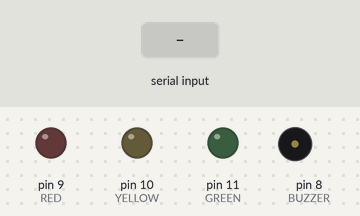
A sketch run on a simulated Arduino Uno, built with avr-gcc and run on an emulated ATmega328P. Shown: output pins drawn as LEDs (lit = HIGH), buzzer (waves = sounding). Inputs (shaded band) come from the test bench. What the sketch prints to the serial monitor is not drawn.

Above: at 1.2 s.
1.3 s: "90,45\n" received over Serial
At 2.8 s:
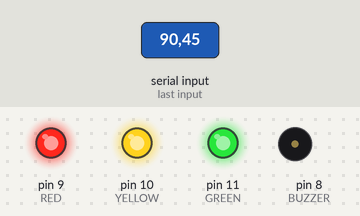
3.2 s: "200\n" received over Serial
At 3.9 s:
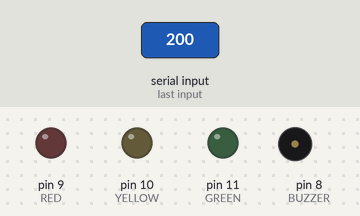
4.7 s: "5\n" received over Serial
At 4.9 s:
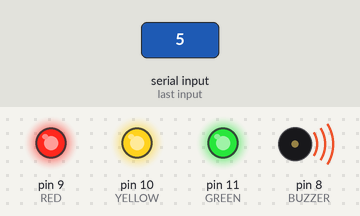
6.6 s: "30,150\n" received over Serial
At 7.8 s:
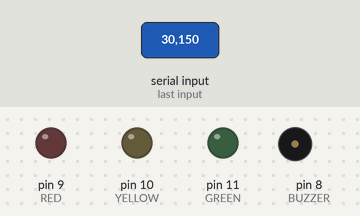
Timing chart, 0 to 9.1 s (numbered marks = the images above; inputs shaded):
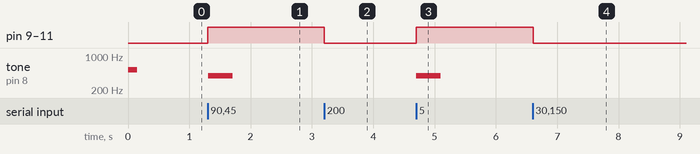

Measured:
- after the input at 1.3 s, pin 9 (RED), pin 10 (YELLOW), pin 11 (GREEN): LOW → HIGH at once; tone on pin 8 (BUZZER): silent → 392 Hz at once, → silent 0.40 s later
- after the input at 3.2 s, pin 9 (RED), pin 10 (YELLOW), pin 11 (GREEN): HIGH → LOW at once
- after the input at 4.7 s, pin 9 (RED), pin 10 (YELLOW), pin 11 (GREEN): LOW → HIGH at once; tone on pin 8 (BUZZER): silent → 392 Hz at once, → silent 0.40 s later
- after the input at 6.6 s, pin 9 (RED), pin 10 (YELLOW), pin 11 (GREEN): HIGH → LOW at once

The sketch:

project_piano.ino
```cpp
// 🎹 프로젝트 B: 손가락 피아노 (부저 8번 핀 추가)
//    손가락 1~5 = 도·레·미·파·솔, 0 = 조용히. 손가락 개수가 바뀔 때마다 한 음씩 연주
const int BUZZER = 8;    // 부저는 8번 핀
const int RED = 9;       // 빨강 LED는 9번 핀
const int YELLOW = 10;   // 노랑 LED는 10번 핀
const int GREEN = 11;    // 초록 LED는 11번 핀

// 음 높이(주파수, Hz). 0번 자리는 '쉼'이라 0
const int NOTES[] = {0, 262, 294, 330, 349, 392};   // 쉼, 도, 레, 미, 파, 솔

// 숫자 n 만큼 LED를 켜는 함수 (최대 3개)
void showLeds(int n) {
  if (n >= 1) digitalWrite(RED, HIGH);    else digitalWrite(RED, LOW);
  if (n >= 2) digitalWrite(YELLOW, HIGH); else digitalWrite(YELLOW, LOW);
  if (n >= 3) digitalWrite(GREEN, HIGH);  else digitalWrite(GREEN, LOW);
}

void setup() {
  Serial.begin(9600);          // 컴퓨터와 대화 시작 (속도 9600)
  pinMode(BUZZER, OUTPUT);
  pinMode(RED, OUTPUT);
  pinMode(YELLOW, OUTPUT);
  pinMode(GREEN, OUTPUT);
  showLeds(0);
  tone(BUZZER, 523, 150);      // 준비 완료 알림음 '삑'
  Serial.println("손가락 피아노 준비 완료: 0~5 숫자 입력");
}

void loop() {
  if (Serial.available() > 0) {
    char c = Serial.read();
    if (c >= '0' && c <= '5') {
      int n = c - '0';             // 글자 '3' → 숫자 3
      showLeds(n);
      if (n == 0) {
        noTone(BUZZER);            // 0이면 소리 끄기
      } else {
        tone(BUZZER, NOTES[n], 400);   // 해당 음을 0.4초 동안 울리기
      }
      Serial.print("음 번호: ");
      Serial.println(n);
    }
  }
}
```
